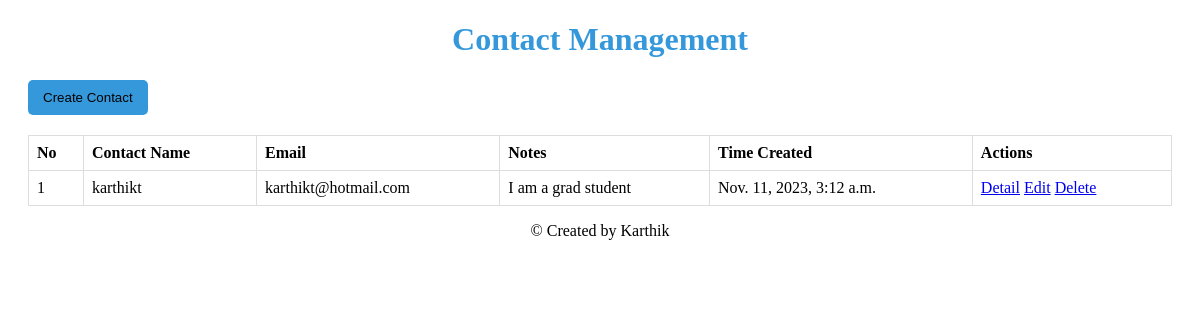
/karthikt0624/startpage/, run on an earlier commit of the app's database.
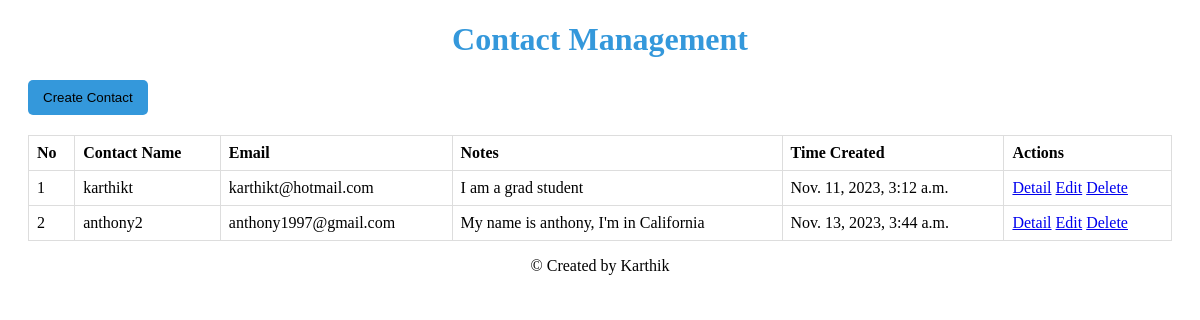
And on a later commit of the database.
### karthikt0624/models.py (models this page shows, shortened)
class Contact(models.Model):
    serial_number = models.AutoField(primary_key=True)
    contact_name = models.CharField(max_length=255)
    notes = models.TextField(blank=True, null=True)  # New field for long paragraph
    email = models.EmailField()
    date_created = models.DateTimeField(auto_now_add=True)

### karthikt0624/views.py (the view)
def startpage(request):
    contacts = Contact.objects.all()
    return render(request, 'contact/startpage.html', {'contacts': contacts})

### templates/contact/startpage.html (shortened to what this page needs)
{% load static %}
<!DOCTYPE html>
<html lang="en">
<head>
    <link rel="stylesheet" type="text/css" href="{% static 'contact/styles.css' %}">
</head>
<body>
<div class="container">
    <h1 class="center-heading">Contact Management</h1>
    <div class="button-container">
        <a href="{% url 'create_contact'%}"><button class="create-contact-btn">Create Contact</button></a>
    </div>
    <table border="1" class="contact-table">
        <thead>
            <tr>
                <th>No</th>
                <th>Contact Name</th>
                <th>Email</th>
                <th>Notes</th>
                <th>Time Created</th>
                <th>Actions</th>
            </tr>
        </thead>
        <tbody>
            {% for contact in contacts %}
            <tr>
                <td>{{ contact.serial_number }}</td>
                <td>{{ contact.contact_name }}</td>
                <td>{{ contact.email }}</td>
                <td>{{ contact.notes }}</td>
                <td>{{ contact.date_created }}</td>
                <td>
                    <a href="{% url 'contact_detail' contact.serial_number %}">Detail</a>
                    <a href="{% url 'update_contact' contact.serial_number %}">Edit</a>
                    <a href="{% url 'delete_contact' contact.serial_number %}">Delete</a>
                </td>
            </tr>
            {% endfor %}
        </tbody>
    </table>
    <p class="copyright"> &copy; Created by Karthik</p>
</div>
</body>
</html>

What changed in the data, as far as the page shows it:
added Contact: serial_number "2", contact_name "anthony2", email "anthony1997@gmail.com", notes "My name is anthony, I'm in California", date_created "Nov. 13, 2023, 3:44 a.m."
